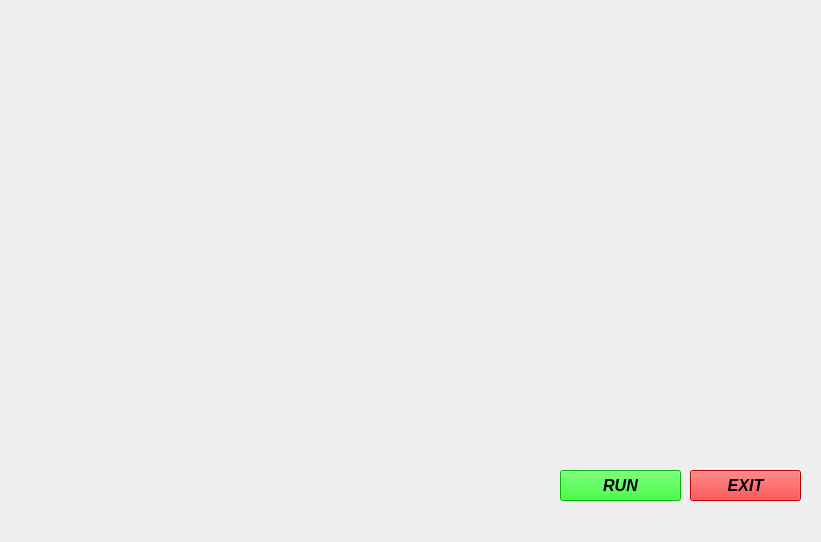
<?xml version="1.0" encoding="UTF-8"?>
<ui version="4.0">
 <class>ASTOR</class>
 <widget class="QMainWindow" name="ASTOR">
  <property name="geometry">
   <rect>
    <x>0</x>
    <y>0</y>
    <width>821</width>
    <height>542</height>
   </rect>
  </property>
  <property name="windowTitle">
   <string>MainWindow</string>
  </property>
  <widget class="QWidget" name="centralwidget">
   <widget class="QLabel" name="Background">
    <property name="geometry">
     <rect>
      <x>0</x>
      <y>0</y>
      <width>821</width>
      <height>541</height>
     </rect>
    </property>
    <property name="text">
     <string/>
    </property>
    <property name="pixmap">
     <pixmap>GUI/RECO.gif</pixmap>
    </property>
    <property name="scaledContents">
     <bool>true</bool>
    </property>
   </widget>
   <widget class="QLabel" name="initating">
    <property name="geometry">
     <rect>
      <x>0</x>
      <y>0</y>
      <width>401</width>
      <height>81</height>
     </rect>
    </property>
    <property name="text">
     <string/>
    </property>
    <property name="pixmap">
     <pixmap>GUI/initalising.gif</pixmap>
    </property>
    <property name="scaledContents">
     <bool>false</bool>
    </property>
   </widget>
   <widget class="QPushButton" name="RUN">
    <property name="geometry">
     <rect>
      <x>560</x>
      <y>470</y>
      <width>121</width>
      <height>31</height>
     </rect>
    </property>
    <property name="font">
     <font>
      <family>MS Sans Serif</family>
      <pointsize>12</pointsize>
      <weight>75</weight>
      <italic>true</italic>
      <bold>true</bold>
     </font>
    </property>
    <property name="styleSheet">
     <string notr="true">background-color: rgb(0, 255, 0);</string>
    </property>
    <property name="text">
     <string>RUN</string>
    </property>
   </widget>
   <widget class="QPushButton" name="EXIT">
    <property name="geometry">
     <rect>
      <x>690</x>
      <y>470</y>
      <width>111</width>
      <height>31</height>
     </rect>
    </property>
    <property name="font">
     <font>
      <family>MS Sans Serif</family>
      <pointsize>12</pointsize>
      <weight>75</weight>
      <italic>true</italic>
      <bold>true</bold>
     </font>
    </property>
    <property name="styleSheet">
     <string notr="true">background-color: rgb(255, 0, 0);</string>
    </property>
    <property name="text">
     <string>EXIT</string>
    </property>
   </widget>
   <widget class="QLabel" name="Faceid">
    <property name="geometry">
     <rect>
      <x>600</x>
      <y>0</y>
      <width>221</width>
      <height>161</height>
     </rect>
    </property>
    <property name="text">
     <string/>
    </property>
    <property name="pixmap">
     <pixmap>GUI/FACE ID.gif</pixmap>
    </property>
    <property name="scaledContents">
     <bool>true</bool>
    </property>
   </widget>
  </widget>
 </widget>
 <resources/>
 <connections/>
</ui>
